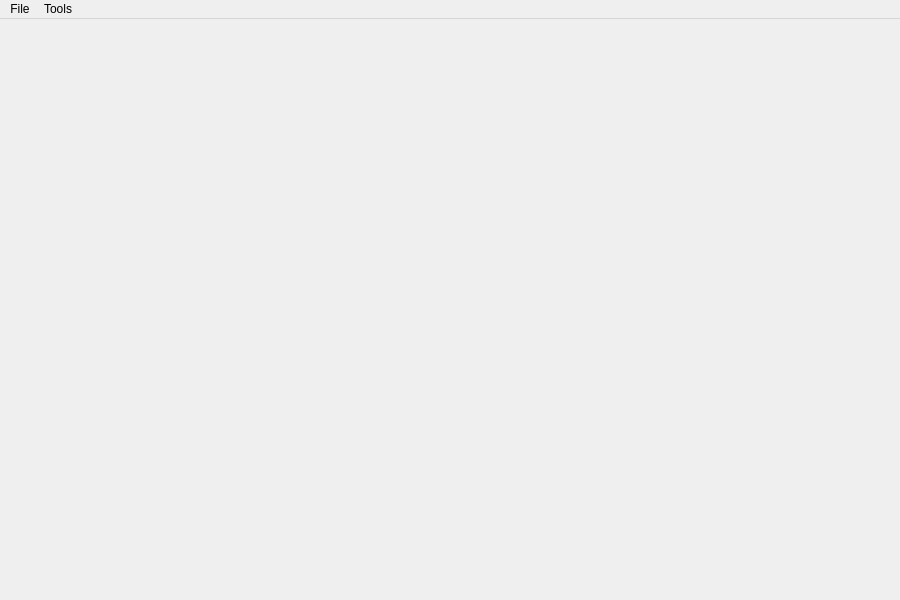
<?xml version="1.0" encoding="UTF-8"?>
<ui version="4.0">
 <class>MainWindow</class>
 <widget class="QMainWindow" name="MainWindow">
  <property name="geometry">
   <rect>
    <x>0</x>
    <y>0</y>
    <width>900</width>
    <height>600</height>
   </rect>
  </property>
  <property name="minimumSize">
   <size>
    <width>400</width>
    <height>300</height>
   </size>
  </property>
  <property name="windowTitle">
   <string>Talpa - Referenced Model</string>
  </property>
  <widget class="QWidget" name="centralwidget">
   <layout class="QHBoxLayout" name="horizontalLayout_2"/>
  </widget>
  <widget class="QMenuBar" name="menubar">
   <property name="geometry">
    <rect>
     <x>0</x>
     <y>0</y>
     <width>900</width>
     <height>21</height>
    </rect>
   </property>
   <widget class="QMenu" name="menuFile">
    <property name="title">
     <string>File</string>
    </property>
    <addaction name="actionClose"/>
   </widget>
   <widget class="QMenu" name="menuTools">
    <property name="title">
     <string>Tools</string>
    </property>
    <addaction name="actionOptimizeSource"/>
   </widget>
   <addaction name="menuFile"/>
   <addaction name="menuTools"/>
  </widget>
  <action name="actionClose">
   <property name="text">
    <string>Close</string>
   </property>
  </action>
  <action name="actionOptimizeSource">
   <property name="text">
    <string>Optimize solution</string>
   </property>
   <property name="toolTip">
    <string>SandboxScene.reference.optimize</string>
   </property>
  </action>
 </widget>
 <resources/>
 <connections>
  <connection>
   <sender>actionClose</sender>
   <signal>triggered()</signal>
   <receiver>MainWindow</receiver>
   <slot>close()</slot>
   <hints>
    <hint type="sourcelabel">
     <x>-1</x>
     <y>-1</y>
    </hint>
    <hint type="destinationlabel">
     <x>436</x>
     <y>347</y>
    </hint>
   </hints>
  </connection>
 </connections>
</ui>
